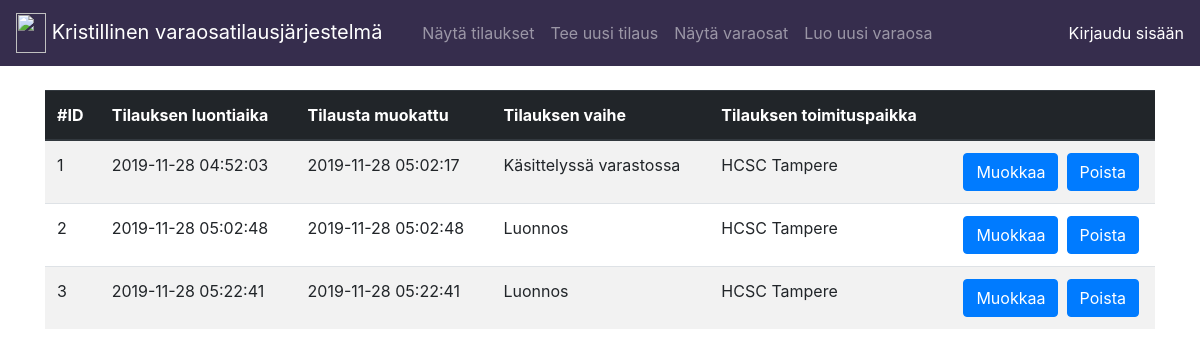
Page /tilaukset on the earlier database version.
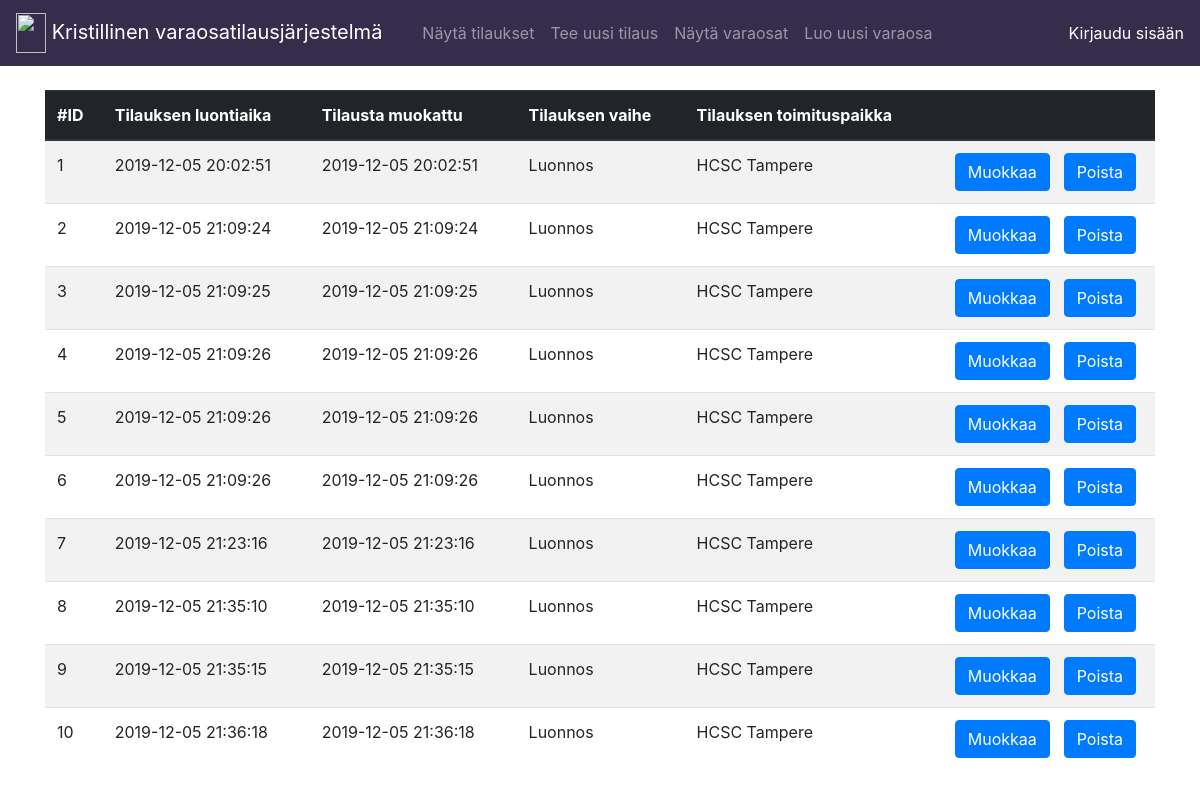
Same page on the later database version.
### application/tilaukset/models.py (models this page shows, shortened)
class Tilaus(Base):
    orderPlace = db.Column(db.String(144), nullable=False)
    orderStatus = db.Column(db.String(144), nullable=False)
    account_id = db.Column(db.Integer, db.ForeignKey('account.id'), nullable=False)
    orderStatusNames = {}
    orderStatusNames['draft'] = 'Luonnos'
    orderStatusNames['in-progress'] = 'Käsittelyssä varastossa'
    orderStatusNames['waiting'] = 'Odottaa varaosaa/toimenpiteitä'
    orderStatusNames['cancelled'] = 'Toimitushäiriö'
    orderStatusNames['sent'] = 'Lähetetty'
    orderPlaceNames = {}
    orderPlaceNames['hes-helsinki'] = 'HES Helsinki'
    orderPlaceNames['hcsc-tampere'] = 'HCSC Tampere'
    orderPlaceNames['dna-sello'] = 'DNA Sello'
    orderPlaceNames['dna-hameenkatu'] = 'DNA Hämeenkatu'
    varaosat = db.relationship('Varaosa', secondary = 'liitostaulu')

### application/tilaukset/views.py (the view)
@app.route("/tilaukset", methods=["GET"])
def tilaus_index():
    return render_template("tilaukset/list.html", tilaukset = Tilaus.query.all())

### application/templates/tilaukset/list.html
{% extends "layout.html" %}
{% block body %}
<table class="table table-striped">
  <thead class=thead-dark style="background-color: #362d4d;">
    <tr>
        <th>#ID</th>
        <th>Tilauksen luontiaika</th>
        <th>Tilausta muokattu</th>
        <th>Tilauksen vaihe</th>
        <th>Tilauksen toimituspaikka</th>
        <th></th>
    </tr>
  </thead>
  <tbody>
  {% for tilaus in tilaukset %}
  <tr>
    <td>{{ tilaus.id }}</td>
    <td>{{ tilaus.date_created }}</td>
    <td>{{ tilaus.date_modified }}</td>
    <td>{{ tilaus.orderStatusNames[tilaus.orderStatus] }}</td>
    <td>{{ tilaus.orderPlaceNames[tilaus.orderPlace] }}</td>
    <td>
    <div class="d-flex flex-row justify-content-around">
      <form method="POST" action="{{ url_for('tilaus_edit', tilaus_id=tilaus.id) }}">
        <input class="btn btn-primary" type="submit" value="Muokkaa"/>
      </form>
      <form method="POST" action="{{ url_for('tilaus_delete', tilaus_id=tilaus.id) }}">
        <input class="btn btn-primary" type="submit" value="Poista"/>
      </form>
    </td>
  </tr>
{% endfor %}
</tbody>
</table>
{% endblock %}

Differences in the rows shown:
changed Tilaus id 1: date_created "2019-11-28 04:52:03" → "2019-12-05 20:02:51"; date_modified "2019-11-28 05:02:17" → "2019-12-05 20:02:51"; orderStatus "Käsittelyssä varastossa" → "Luonnos"
changed Tilaus id 2: date_created "2019-11-28 05:02:48" → "2019-12-05 21:09:24"; date_modified "2019-11-28 05:02:48" → "2019-12-05 21:09:24"
changed Tilaus id 3: date_created "2019-11-28 05:22:41" → "2019-12-05 21:09:25"; date_modified "2019-11-28 05:22:41" → "2019-12-05 21:09:25"
added Tilaus: id "4", date_created "2019-12-05 21:09:26", date_modified "2019-12-05 21:09:26", orderStatus "Luonnos", orderPlace "HCSC Tampere"
added Tilaus: id "5", date_created "2019-12-05 21:09:26", date_modified "2019-12-05 21:09:26", orderStatus "Luonnos", orderPlace "HCSC Tampere"
added Tilaus: id "6", date_created "2019-12-05 21:09:26", date_modified "2019-12-05 21:09:26", orderStatus "Luonnos", orderPlace "HCSC Tampere"
added Tilaus: id "7", date_created "2019-12-05 21:23:16", date_modified "2019-12-05 21:23:16", orderStatus "Luonnos", orderPlace "HCSC Tampere"
added Tilaus: id "8", date_created "2019-12-05 21:35:10", date_modified "2019-12-05 21:35:10", orderStatus "Luonnos", orderPlace "HCSC Tampere"
added Tilaus: id "9", date_created "2019-12-05 21:35:15", date_modified "2019-12-05 21:35:15", orderStatus "Luonnos", orderPlace "HCSC Tampere"
added Tilaus: id "10", date_created "2019-12-05 21:36:18", date_modified "2019-12-05 21:36:18", orderStatus "Luonnos", orderPlace "HCSC Tampere"
